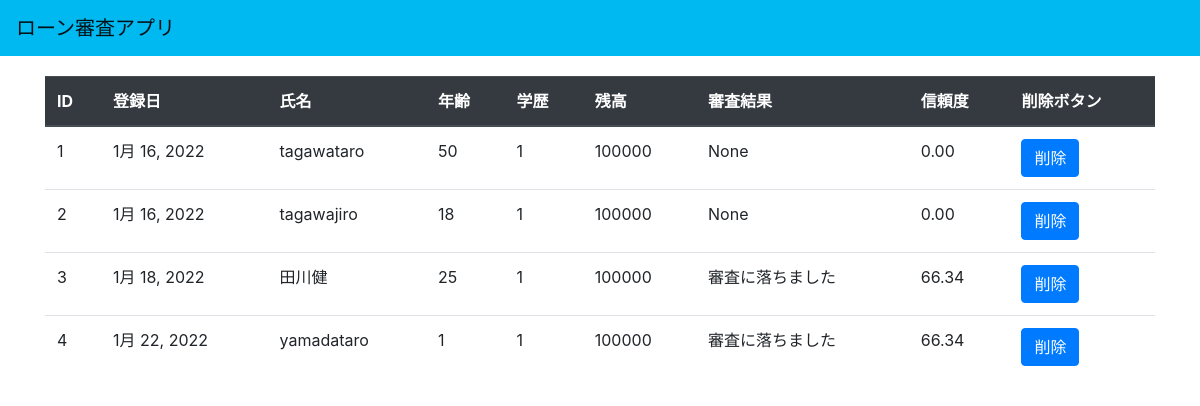
Page /history/ on the earlier database version.
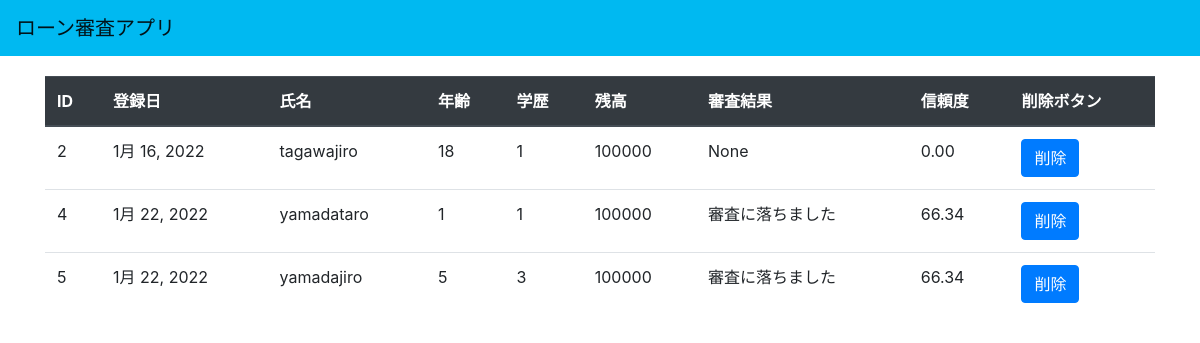
Same page on the later database version.
### mlapp/models.py (models this page shows, shortened)
class Customer(models.Model):
  education_options = (
  (1, 'graduate_school'),
  (2, 'university'),
  (3, 'high school'),
  (4, 'other'),
  )
  marriage_options = (
  (1, 'married'),
  (2, 'single'),
  (3, 'others')
  )
  id = models.AutoField(primary_key=True)
  last_name = models.CharField('名字', max_length=30)
  first_name = models.CharField('名前', max_length=30)
  limit_balance = models.IntegerField('残高', default=100000) # default : デフォルト値の設定
  education = models.IntegerField('学歴', choices=education_options, default=0)
  marriage = models.IntegerField('結婚歴', choices=marriage_options, default=0)
  age = models.IntegerField('年齢')
  result = models.IntegerField(blank=True, null=True) #null(空白）を許可する設定、この場合 blank=True にしないとエラーになる
  proba = models.FloatField(default=0.0)
  comment = models.CharField(max_length=200, blank=True, null=True)
  registered_date = models.DateField(default=date.today()) #default=date.today() : 本日の日付をデフォルトに設定

### mlapp/views.py (the view)
# urls.py: path('history/', views.history, name='history'),
def history(request):
    if request.method == 'POST': # POSTメソッドが送信された場合
        d_id = request.POST # POSTされた値を取得→顧客ID
        d_customer = Customer.objects.filter(id=d_id['d_id']) # filterメソッドでidが一致するCustomerのデータを取得
        d_customer.delete() # 取得した顧客データを消去
        customers = Customer.objects.all() # 顧客全データを取得
        return render(request, 'mlapp/history.html', {'customers':customers})
    else:
        customers = Customer.objects.all()
        return render(request, 'mlapp/history.html', {'customers':customers})

### templates/mlapp/history.html (shortened to what this page needs)
{% extends 'mlapp/base.html' %}
{% block content %}
<div class="container" style="margin-top: 20px;">
  <table class="table">
    <thead class="thead-dark">
      <tr>
        <th>ID</th>
        <th>登録日</th>
        <th>氏名</th>
        <th>年齢</th>
        <th>学歴</th>
        <th>残高</th>
        <th>審査結果</th>
        <th>信頼度</th>
        <th>削除ボタン</th>
      </tr>
    </thead>
      <tbody>
    {% for customer in customers %}
      <tr>
        <td>{{customer.id}}</td>
        <td>{{customer.registered_date}}</td>
        <td>{{customer.last_name}}{{customer.first_name}}</td>
        <td>{{customer.age}}</td>
        <td>{{customer.education}}</td>
        <td>{{customer.limit_balance}}</td>
        <td>{% if customer.result == 0 %}審査に落ちました{% elif customer.result == 1 %}審査に受かりました{%  else %}None{% endif %}</td>
        <td>{{customer.proba|floatformat:2}}</td>
        <td><form class="delete" method="POST">{% csrf_token %}
            <button class="btn btn-primary" type="submit" name="d_id" value={{customer.id}}>削除</button></form>
      </tr>
    {% endfor %}
    </tbody>
  </table>
</div>
{% endblock%}

### templates/mlapp/base.html (shortened to what this page needs)
<!DOCTYPE html>
<html lang="ja" dir="ltr">
  <head>
    <link rel="stylesheet" href="https://stackpath.bootstrapcdn.com/bootstrap/4.3.1/css/bootstrap.min.css">
  </head>
  <body>
    <nav class="navbar navbar-light" style="background-color: #00b9f1;">
      <span class="navbar-brand mb-0 h1">ローン審査アプリ</span>
    </nav>
    <div class="contents" style="margin:0 20px">
      {% block content %}
      {% endblock %}
    </div>
  </body>
</html>

Differences in the rows shown:
removed Customer: id "1", registered_date "1月 16, 2022", last_name "tagawa", first_name "taro", age "50", education "1", limit_balance "100000", shows "None", proba "0.00"
removed Customer: id "3", registered_date "1月 18, 2022", last_name "田川", first_name "健", age "25", education "1", limit_balance "100000", result "審査に落ちました", proba "66.34"
added Customer: id "5", registered_date "1月 22, 2022", last_name "yamada", first_name "jiro", age "5", education "3", limit_balance "100000", result "審査に落ちました", proba "66.34"
